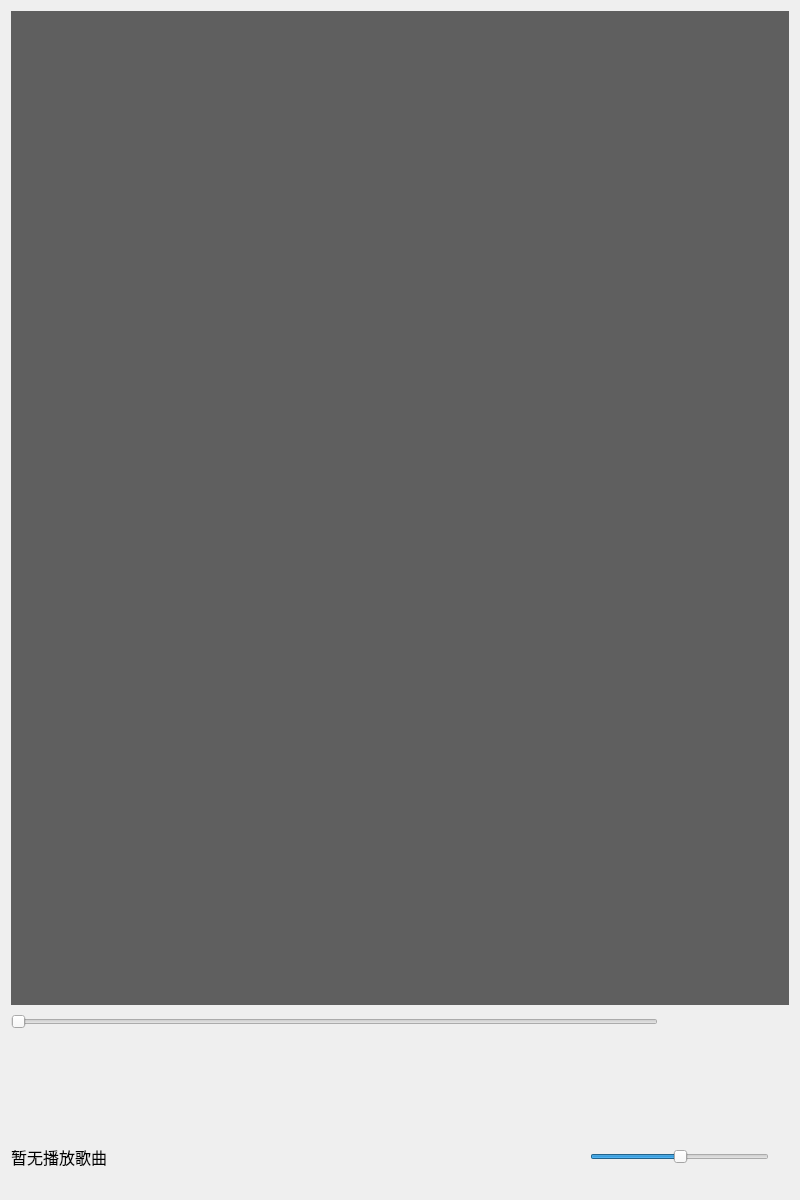
<?xml version="1.0" encoding="UTF-8"?>
<ui version="4.0">
 <class>Widget</class>
 <widget class="QWidget" name="Widget">
  <property name="geometry">
   <rect>
    <x>0</x>
    <y>0</y>
    <width>800</width>
    <height>1200</height>
   </rect>
  </property>
  <property name="windowTitle">
   <string>Widget</string>
  </property>
  <property name="styleSheet">
   <string notr="true">*{
border: none
}
</string>
  </property>
  <layout class="QVBoxLayout" name="verticalLayout">
   <item>
    <widget class="QListWidget" name="listWidget">
     <property name="styleSheet">
      <string notr="true">QListWidget{
background-color: rgb(95, 95, 95);
	color: rgb(255, 255, 255);

}</string>
     </property>
    </widget>
   </item>
   <item>
    <layout class="QHBoxLayout" name="horizontalLayout_4" stretch="0,1">
     <property name="spacing">
      <number>1</number>
     </property>
     <item>
      <widget class="QSlider" name="playSlider">
       <property name="orientation">
        <enum>Qt::Horizontal</enum>
       </property>
      </widget>
     </item>
     <item>
      <widget class="QLabel" name="labRatio">
       <property name="minimumSize">
        <size>
         <width>130</width>
         <height>20</height>
        </size>
       </property>
       <property name="maximumSize">
        <size>
         <width>130</width>
         <height>16777215</height>
        </size>
       </property>
       <property name="font">
        <font>
         <family>新宋体</family>
         <pointsize>12</pointsize>
        </font>
       </property>
       <property name="text">
        <string/>
       </property>
      </widget>
     </item>
    </layout>
   </item>
   <item>
    <widget class="QWidget" name="widget" native="true">
     <property name="minimumSize">
      <size>
       <width>0</width>
       <height>80</height>
      </size>
     </property>
     <property name="maximumSize">
      <size>
       <width>16777215</width>
       <height>70</height>
      </size>
     </property>
     <layout class="QHBoxLayout" name="horizontalLayout">
      <item>
       <widget class="QPushButton" name="selectfile">
        <property name="minimumSize">
         <size>
          <width>64</width>
          <height>64</height>
         </size>
        </property>
        <property name="maximumSize">
         <size>
          <width>64</width>
          <height>64</height>
         </size>
        </property>
        <property name="styleSheet">
         <string notr="true"/>
        </property>
        <property name="text">
         <string/>
        </property>
        <property name="icon">
         <iconset resource="res.qrc">
          <normaloff>:/image/files.png</normaloff>:/image/files.png</iconset>
        </property>
        <property name="iconSize">
         <size>
          <width>52</width>
          <height>52</height>
         </size>
        </property>
       </widget>
      </item>
      <item>
       <widget class="QPushButton" name="playlist">
        <property name="minimumSize">
         <size>
          <width>46</width>
          <height>64</height>
         </size>
        </property>
        <property name="maximumSize">
         <size>
          <width>64</width>
          <height>64</height>
         </size>
        </property>
        <property name="styleSheet">
         <string notr="true"/>
        </property>
        <property name="text">
         <string/>
        </property>
        <property name="icon">
         <iconset resource="res.qrc">
          <normaloff>:/image/list.png</normaloff>:/image/list.png</iconset>
        </property>
        <property name="iconSize">
         <size>
          <width>52</width>
          <height>52</height>
         </size>
        </property>
       </widget>
      </item>
      <item>
       <widget class="QPushButton" name="last">
        <property name="minimumSize">
         <size>
          <width>64</width>
          <height>64</height>
         </size>
        </property>
        <property name="maximumSize">
         <size>
          <width>64</width>
          <height>64</height>
         </size>
        </property>
        <property name="styleSheet">
         <string notr="true"/>
        </property>
        <property name="text">
         <string/>
        </property>
        <property name="icon">
         <iconset resource="res.qrc">
          <normaloff>:/image/left.png</normaloff>:/image/left.png</iconset>
        </property>
        <property name="iconSize">
         <size>
          <width>64</width>
          <height>64</height>
         </size>
        </property>
       </widget>
      </item>
      <item>
       <widget class="QPushButton" name="play">
        <property name="minimumSize">
         <size>
          <width>64</width>
          <height>64</height>
         </size>
        </property>
        <property name="maximumSize">
         <size>
          <width>64</width>
          <height>64</height>
         </size>
        </property>
        <property name="styleSheet">
         <string notr="true"/>
        </property>
        <property name="text">
         <string/>
        </property>
        <property name="icon">
         <iconset resource="res.qrc">
          <normaloff>:/image/stop.png</normaloff>:/image/stop.png</iconset>
        </property>
        <property name="iconSize">
         <size>
          <width>52</width>
          <height>52</height>
         </size>
        </property>
       </widget>
      </item>
      <item>
       <widget class="QPushButton" name="next">
        <property name="minimumSize">
         <size>
          <width>64</width>
          <height>64</height>
         </size>
        </property>
        <property name="maximumSize">
         <size>
          <width>64</width>
          <height>64</height>
         </size>
        </property>
        <property name="styleSheet">
         <string notr="true"/>
        </property>
        <property name="text">
         <string/>
        </property>
        <property name="icon">
         <iconset resource="res.qrc">
          <normaloff>:/image/right.png</normaloff>:/image/right.png</iconset>
        </property>
        <property name="iconSize">
         <size>
          <width>64</width>
          <height>64</height>
         </size>
        </property>
       </widget>
      </item>
      <item>
       <widget class="QPushButton" name="video">
        <property name="minimumSize">
         <size>
          <width>64</width>
          <height>64</height>
         </size>
        </property>
        <property name="maximumSize">
         <size>
          <width>64</width>
          <height>64</height>
         </size>
        </property>
        <property name="styleSheet">
         <string notr="true"/>
        </property>
        <property name="text">
         <string/>
        </property>
        <property name="icon">
         <iconset resource="res.qrc">
          <normaloff>:/image/video.png</normaloff>:/image/video.png</iconset>
        </property>
        <property name="iconSize">
         <size>
          <width>64</width>
          <height>64</height>
         </size>
        </property>
       </widget>
      </item>
      <item>
       <widget class="QPushButton" name="camera">
        <property name="minimumSize">
         <size>
          <width>64</width>
          <height>64</height>
         </size>
        </property>
        <property name="maximumSize">
         <size>
          <width>64</width>
          <height>64</height>
         </size>
        </property>
        <property name="styleSheet">
         <string notr="true"/>
        </property>
        <property name="text">
         <string/>
        </property>
        <property name="icon">
         <iconset resource="res.qrc">
          <normaloff>:/image/camera.png</normaloff>:/image/camera.png</iconset>
        </property>
        <property name="iconSize">
         <size>
          <width>64</width>
          <height>64</height>
         </size>
        </property>
       </widget>
      </item>
     </layout>
    </widget>
   </item>
   <item>
    <layout class="QHBoxLayout" name="horizontalLayout_3" stretch="2,1">
     <property name="spacing">
      <number>0</number>
     </property>
     <item>
      <widget class="QLabel" name="labCurMedia">
       <property name="font">
        <font>
         <family>华文琥珀</family>
         <pointsize>12</pointsize>
        </font>
       </property>
       <property name="text">
        <string>暂无播放歌曲</string>
       </property>
       <property name="openExternalLinks">
        <bool>false</bool>
       </property>
      </widget>
     </item>
     <item>
      <layout class="QHBoxLayout" name="horizontalLayout_2">
       <property name="spacing">
        <number>0</number>
       </property>
       <item>
        <widget class="QPushButton" name="sound">
         <property name="minimumSize">
          <size>
           <width>60</width>
           <height>64</height>
          </size>
         </property>
         <property name="maximumSize">
          <size>
           <width>60</width>
           <height>64</height>
          </size>
         </property>
         <property name="styleSheet">
          <string notr="true"/>
         </property>
         <property name="text">
          <string/>
         </property>
         <property name="icon">
          <iconset resource="res.qrc">
           <normaloff>:/image/sound.png</normaloff>:/image/sound.png</iconset>
         </property>
         <property name="iconSize">
          <size>
           <width>40</width>
           <height>40</height>
          </size>
         </property>
         <property name="checkable">
          <bool>false</bool>
         </property>
        </widget>
       </item>
       <item>
        <widget class="QSlider" name="soundSlider">
         <property name="value">
          <number>50</number>
         </property>
         <property name="orientation">
          <enum>Qt::Horizontal</enum>
         </property>
        </widget>
       </item>
       <item>
        <spacer name="horizontalSpacer">
         <property name="orientation">
          <enum>Qt::Horizontal</enum>
         </property>
         <property name="sizeType">
          <enum>QSizePolicy::Fixed</enum>
         </property>
         <property name="sizeHint" stdset="0">
          <size>
           <width>20</width>
           <height>20</height>
          </size>
         </property>
        </spacer>
       </item>
      </layout>
     </item>
    </layout>
   </item>
  </layout>
 </widget>
 <resources>
  <include location="res.qrc"/>
 </resources>
 <connections/>
</ui>
